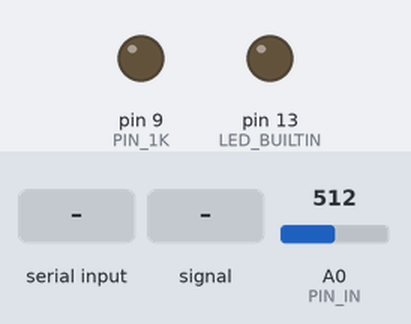
A sketch run on a simulated Arduino Uno, built with avr-gcc and run on an emulated ATmega328P. Parts: output pins drawn as LEDs (lit = HIGH). The test bench sets the inputs (shaded band); at power-on: A0 (PIN_IN) = 512. What the sketch prints to the serial monitor is not drawn.

Above: at 1.2 s.
1.3 s: "C" received over Serial
At 2.9 s:
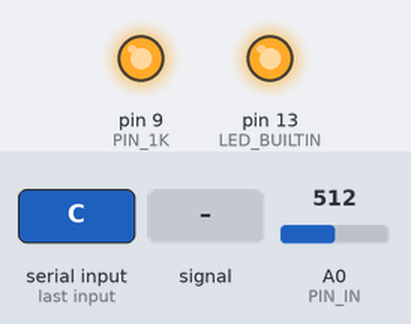
5.4 s: A0 (PIN_IN) fed a 200 Hz sine of ±460 counts around its level
At 6.4 s:
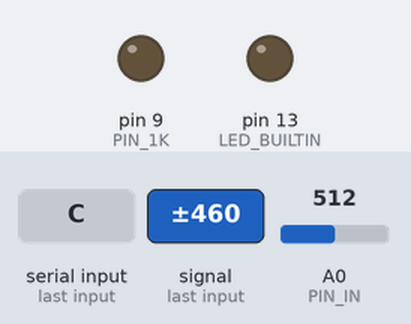
7.9 s: A0 (PIN_IN) set to 272
At 9.9 s:
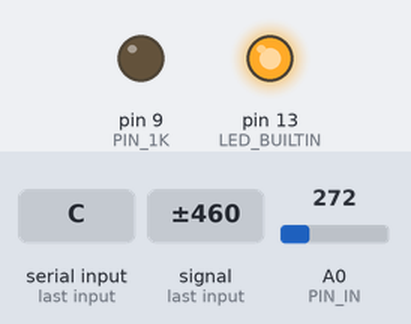
12.0 s: "R" received over Serial
At 16.0 s:
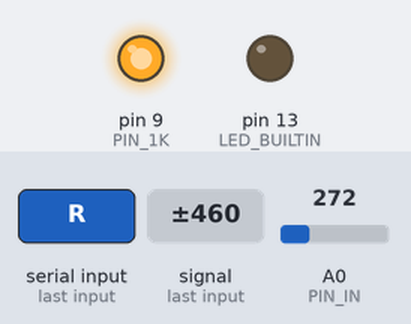
16.1 s: "U" received over Serial
Timing chart, 0 to 18.6 s (numbered marks = the images above; inputs shaded):
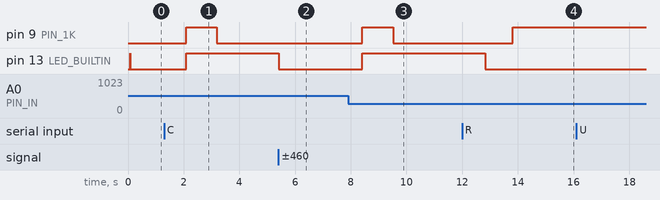

The sketch:

CRUD_meter.ino
```cpp
// (licence header left out)
// Configuration parameters
const int PIN_IN =   A0;
const int PIN_1K =   9;
const int PIN_10K =  11;
const int PIN_100K = 10;
const int PIN_1M =   12;

// Calibration parameters
const float REF_V =    3.5;  // [V]
const float REF_1K =   1.00; // [kOhm]
const float REF_10K =  10.0; // [kOhm]
const float REF_100K = 100;  // [kOhm]
const float REF_1M =   1000; // [kOhm]

void setup() {
  Serial.begin(9600); // PC config: stty -F /dev/ttyUSB0 9600 -cooked -crtscts
  while(!Serial);

  Serial.println();
  Serial.print("ADC on pin "); Serial.print(A0); Serial.print(", Vref = "); Serial.print(REF_V); Serial.println("V");
  Serial.print("R = "); Serial.print(REF_1K,2); Serial.print("k on pin "); Serial.println(PIN_1K);
  Serial.print("R = "); Serial.print(REF_10K,1); Serial.print("k on pin "); Serial.println(PIN_10K);
  Serial.print("R = "); Serial.print(REF_100K,0); Serial.print("k on pin "); Serial.println(PIN_100K);
  Serial.print("R = "); Serial.print(REF_1M,0); Serial.print("k on pin "); Serial.println(PIN_1M);
  Serial.println("Available modes: C R U D");

  pinMode(LED_BUILTIN, OUTPUT);
  digitalWrite(LED_BUILTIN, LOW);
  pinMode(PIN_1K, INPUT);
  pinMode(PIN_10K, INPUT);
  pinMode(PIN_100K, INPUT);
  pinMode(PIN_1M, INPUT);
}

long meas_C_step(byte pin) {
  int i, v1, v2;
  long t1, t2;
  pinMode(pin, OUTPUT);
  digitalWrite(pin, HIGH);
  for(i = 0; i < 10000; i++) {
    t1 = micros();
    v1 = analogRead(PIN_IN);
    if(v1 > 767) break;
  }
  digitalWrite(pin, LOW);
  for(i = 0; i < 10000; i++) {
    t2 = micros();
    v2 = analogRead(PIN_IN);
    if(v2 < 282) break;
  }
  pinMode(pin, INPUT);
  if((v1-v2) > 485+64) return 0;
  else if((v1-v2) < 485-64) return -1;
  return (t2-t1)*485/(v1-v2);
}

float meas_C() {
  long value = 0;
  value = meas_C_step(PIN_1K);
  if(value > 0) return value/REF_1K;
  value = meas_C_step(PIN_10K);
  if(value > 0) return value/REF_10K;
  value = meas_C_step(PIN_100K);
  if(value > 0) return value/REF_100K;
  value = meas_C_step(PIN_1M);
  if(value > 0) return value/REF_1M;
  else return 0.0;
}

int meas_R_step(byte pin) {
  int value;
  pinMode(pin, OUTPUT);
  digitalWrite(pin, HIGH);
  delay(1);
  value = analogRead(PIN_IN);
  pinMode(pin, INPUT);
  return value;
}

float meas_R() {
  long value = 0;
  value = meas_R_step(PIN_1K);
  if(value < 768) return value*REF_1K/(1023.0 - value);
  value = meas_R_step(PIN_10K);
  if(value < 768) return value*REF_10K/(1023.0 - value);
  value = meas_R_step(PIN_100K);
  if(value < 768) return value*REF_100K/(1023.0 - value);
  value = meas_R_step(PIN_1M);
  if(value < 1000) return value*REF_1M/(1023.0 - value);
  else return 0.0;
}

float meas_U() {
  int value = analogRead(PIN_IN);
  return value * REF_V / 1023.0;
}

float meas_D() {
  int value;
  pinMode(PIN_1K, OUTPUT);
  digitalWrite(PIN_1K, HIGH);
  delay(1);
  value = analogRead(PIN_IN);
  pinMode(PIN_1K, INPUT);
  if(value < 1020) return value * REF_V / 1023.0;
  else return 0.0;
}

void loop() {
  static byte cmd = 'U';
  static float(*meas)() = meas_U;
  static char *unit = "V";
  digitalWrite(LED_BUILTIN, HIGH);
  Serial.write(cmd); Serial.print(" = "); Serial.print(meas()); Serial.println(unit);
  digitalWrite(LED_BUILTIN, LOW);
  delay(1000);
  if(Serial.available() > 0) {
    cmd = Serial.read() & 0xDF; // uppercase
    switch(cmd) {
      case 'C': meas = meas_C; unit = "nF";break;
      case 'R': meas = meas_R; unit = "kOhm"; break;
      case 'U': meas = meas_U; unit = "V";break;
      case 'D': meas = meas_D; unit = "V";break;
      default: cmd = 'U'; meas = meas_U; unit = "V";
    }
  }
}
```

Measured:
- after the input at 1.3 s, pin 9 (PIN_1K): LOW → HIGH after 0.79 s, → LOW 1.1 s later; pin 13 (LED_BUILTIN): LOW → HIGH after 0.79 s
- after the input at 5.4 s, pin 13 (LED_BUILTIN): HIGH → LOW at once
- after the input at 7.9 s, pin 9 (PIN_1K): LOW → HIGH after 0.52 s, → LOW 1.1 s later; pin 13 (LED_BUILTIN): goes on until 8.4 s, then stays HIGH
- after the input at 12.0 s, pin 9 (PIN_1K): goes on until 13.8 s, then stays HIGH; pin 13 (LED_BUILTIN): goes on until 12.8 s, then stays LOW
